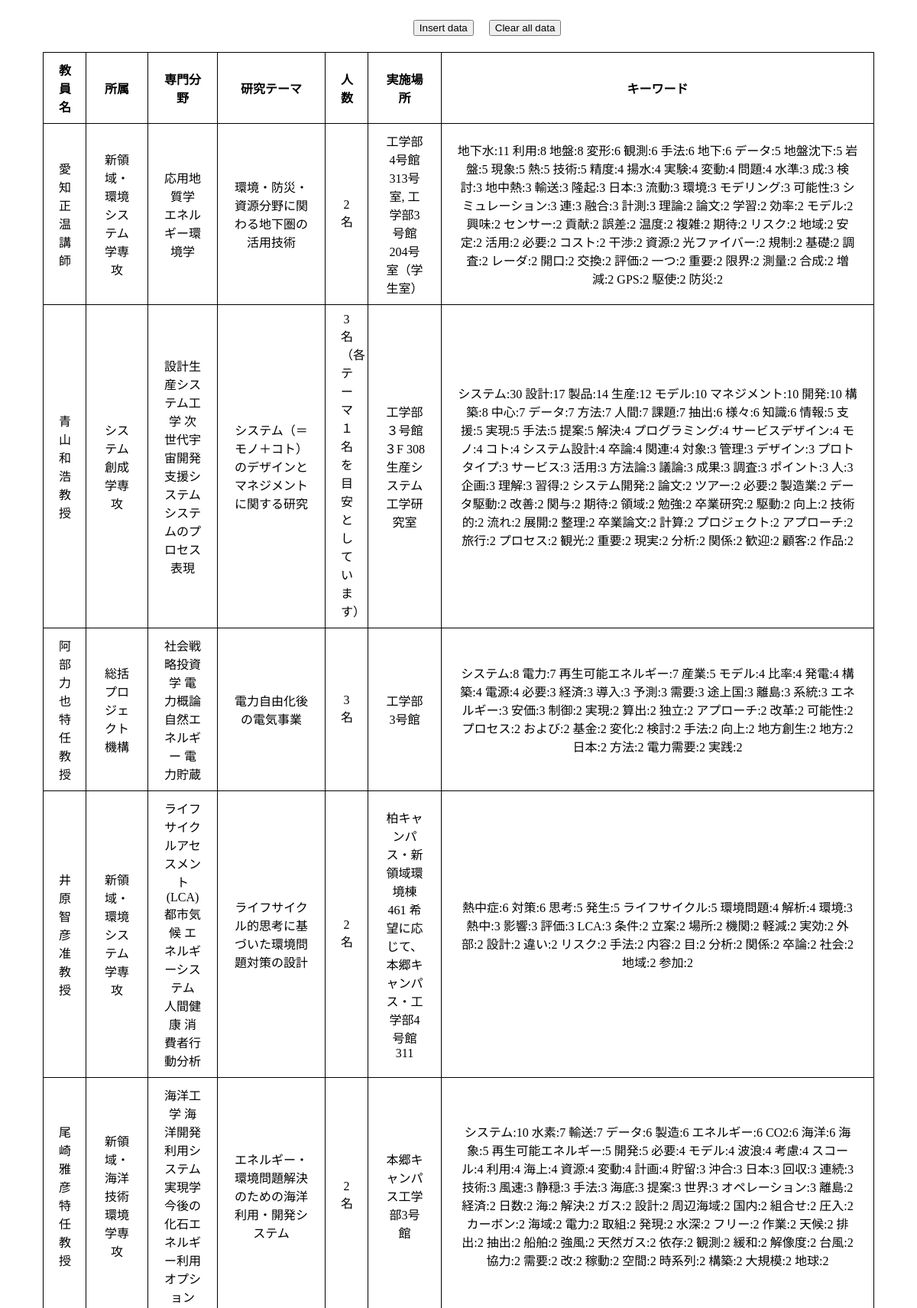
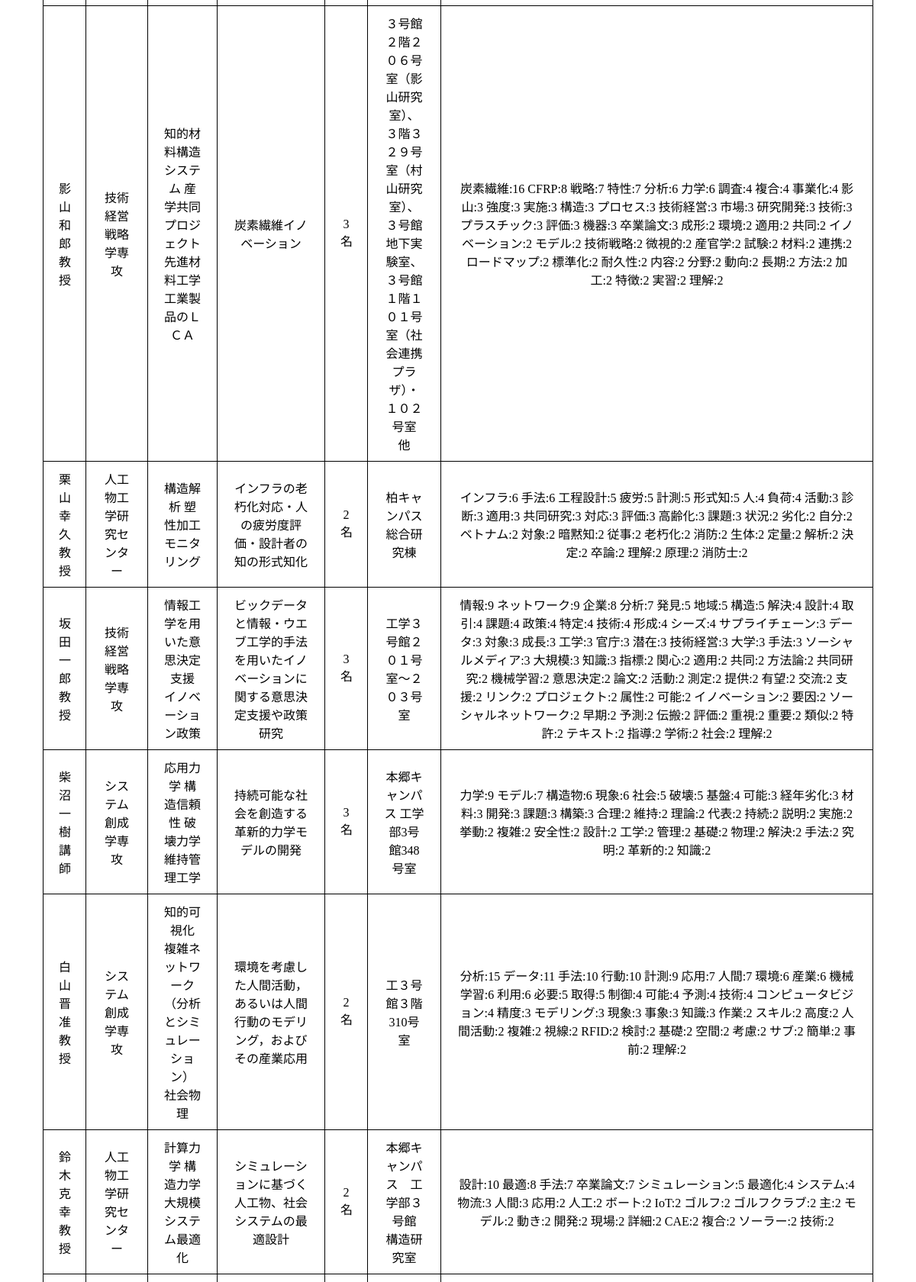
The app's page /db (upper part) with its own data (2 pictures, top to bottom).
### tables this page shows
CREATE TABLE teachers(
  id integer primary key autoincrement,
  name text,
  affiliation text, --所属
  specialized_field text, --専門分野
  research_theme text, --研究テーマ
  number_of_people text, --標準受け入れ人数
  place text, --実施場所
  keywords text
);

### main.py (the view)
@app.route("/db")
def db_show():
    cur = g.db.execute('select name, affiliation, specialized_field, research_theme, number_of_people, place, keywords from teachers') # ここ忘れがち．．
    table = [dict(name=row[0], affiliation=row[1], specialized_field=row[2], research_theme=row[3], number_of_people=row[4], place=row[5], keywords=row[6]) for row in cur.fetchall()]
    return render_template('db.html', teachers_table = table)

### main.py (called while the page is built)
def connect_db():
    return sqlite3.connect(app.config['DATABASE'])

@app.before_request
def before_request():
    g.db = connect_db() # g：とりあえず全てを格納する変数．データベースのコネクションやログインしてるユーザ情報など．

@app.teardown_request
def teardown_request(exception):
    db = getattr(g, "db", None)
    if db is not None:
        db.close()

### templates/db.html (shortened to what this page needs)
<!DOCTYPE html>
<html lang="ja">
<head>
    <link rel="stylesheet" href="{{ url_for('static', filename='db.css') }}">
</head>
<body>
    <br>
    <form action="{{ url_for('db_insert') }}" method="post" id = "insert">
        <input type="submit" value="Insert data">
    </form>
    <form action="{{ url_for('delete') }}" method="post" id="delete">
        <input type="submit" value="Clear all data">
    </form>
    <br>
    <table>
        <tr>
            <th width="15">教員名</th>
            <th width="40">所属</th>
            <th width="50">専門分野</th>
            <th width="100">研究テーマ</th>
            <th width="15">人数</th>
            <th width="55">実施場所</th>
            <th id = "keywords" width="525">キーワード</th>
    　   </tr>
        {% for row in teachers_table %}
        <tr>
            <td>{{ row.name }}</td>
            <td>{{ row.affiliation }}</td>
            <td>{{ row.specialized_field }}</td>
            <td>{{ row.research_theme }}</td>
            <td>{{ row.number_of_people }}</td>
            <td>{{ row.place }}</td>
            <td>{{ row.keywords }}</td>
        <tr>
        {% endfor %}
    </table>
    <br>
    <br>
    <br>
    <br>
    <br>
</body>
</html>

### static/db.css (style rules this page uses)
body { text-align: center; background-position: center center; }
table { border-collapse:collapse; width:800px; table-layout: fixed; margin: auto; text-align: center justify; }
table, th, td { border: 1px solid black; padding: 10px 20px; }
#insert { float:left; margin-left:45%; }
#delete { float:left; margin-left:20px; }

### records on screen
teachers: name "愛知 正温 講師", affiliation "新領域・環境システム学専攻", specialized_field "応用地質学 エネルギー環境学", research_theme "環境・防災・資源分野に関わる地下圏の活用技術", number_of_people "2名", place "工学部4号館313号室, 工学部3号館204号室（学生室）", keywords "地下水:11 利用:8 地盤:8 変形:6 観測:6 手法:6 地下:6 データ:5 地盤沈下:5 岩盤:5 現象:5 熱:5 技術:5 精度:4 揚水:4 実験:4 変動:4 問題:4 水準:3 成:3 検討:3 地中熱:3 輸送:3 隆起:3 日本:3 流動:3 環境:3 モデリング:3 可能性:3 シミュレーション:3 連:3 融合:3 計測:3 理論:2 論文:2 学習:2 効率:2 モデル:2 興味:2 センサー:2 貢献:2 誤差:2 温度:2 複雑:2 期待:2 リスク:2 地域:2 安定:2 活用:2 必要:2 コスト:2 干渉:2 資源:2 光ファイバー:2 規制:2 基礎:2 調査:2 レーダ:2 開口:2 交換:2 評価:2 一つ:2 重要:2 限界:2 測量:2 合成:2 増減:2 GPS:2 駆使:2 防災:2"
teachers: name "青山 和浩 教授", affiliation "システム創成学専攻", specialized_field "設計生産システム工学 次世代宇宙開発支援システム システムのプロセス表現", research_theme "システム（＝モノ＋コト）のデザインとマネジメントに関する研究", number_of_people "3名（各テーマ１名を目安としています）", place "工学部３号館３F 308 生産システム工学研究室", keywords "システム:30 設計:17 製品:14 生産:12 モデル:10 マネジメント:10 開発:10 構築:8 中心:7 データ:7 方法:7 人間:7 課題:7 抽出:6 様々:6 知識:6 情報:5 支援:5 実現:5 手法:5 提案:5 解決:4 プログラミング:4 サービスデザイン:4 モノ:4 コト:4 システム設計:4 卒論:4 関連:4 対象:3 管理:3 デザイン:3 プロトタイプ:3 サービス:3 活用:3 方法論:3 議論:3 成果:3 調査:3 ポイント:3 人:3 企画:3 理解:3 習得:2 システム開発:2 論文:2 ツアー:2 必要:2 製造業:2 データ駆動:2 改善:2 関与:2 期待:2 領域:2 勉強:2 卒業研究:2 駆動:2 向上:2 技術的:2 流れ:2 展開:2 整理:2 卒業論文:2 計算:2 プロジェクト:2 アプローチ:2 旅行:2 プロセス:2 観光:2 重要:2 現実:2 分析:2 関係:2 歓迎:2 顧客:2 作品:2"
teachers: name "阿部 力也 特任教授", affiliation "総括プロジェクト機構", specialized_field "社会戦略投資学 電力概論 自然エネルギー 電力貯蔵", research_theme "電力自由化後の電気事業", number_of_people "3名", place "工学部3号館", keywords "システム:8 電力:7 再生可能エネルギー:7 産業:5 モデル:4 比率:4 発電:4 構築:4 電源:4 必要:3 経済:3 導入:3 予測:3 需要:3 途上国:3 離島:3 系統:3 エネルギー:3 安価:3 制御:2 実現:2 算出:2 独立:2 アプローチ:2 改革:2 可能性:2 プロセス:2 および:2 基金:2 変化:2 検討:2 手法:2 向上:2 地方創生:2 地方:2 日本:2 方法:2 電力需要:2 実践:2"
teachers: name "井原 智彦 准教授", affiliation "新領域・環境システム学専攻", specialized_field "ライフサイクルアセスメント(LCA) 都市気候 エネルギーシステム 人間健康 消費者行動分析", research_theme "ライフサイクル的思考に基づいた環境問題対策の設計", number_of_people "2名", place "柏キャンパス・新領域環境棟461 希望に応じて、本郷キャンパス・工学部4号館311", keywords "熱中症:6 対策:6 思考:5 発生:5 ライフサイクル:5 環境問題:4 解析:4 環境:3 熱中:3 影響:3 評価:3 LCA:3 条件:2 立案:2 場所:2 機関:2 軽減:2 実効:2 外部:2 設計:2 違い:2 リスク:2 手法:2 内容:2 目:2 分析:2 関係:2 卒論:2 社会:2 地域:2 参加:2"
teachers: name "尾崎 雅彦 特任教授", affiliation "新領域・海洋技術環境学専攻", specialized_field "海洋工学 海洋開発利用システム実現学 今後の化石エネルギー利用オプション", research_theme "エネルギー・環境問題解決のための海洋利用・開発システム", number_of_people "2名", place "本郷キャンパス工学部3号館", keywords "システム:10 水素:7 輸送:7 データ:6 製造:6 エネルギー:6 CO2:6 海洋:6 海象:5 再生可能エネルギー:5 開発:5 必要:4 モデル:4 波浪:4 考慮:4 スコール:4 利用:4 海上:4 資源:4 変動:4 計画:4 貯留:3 沖合:3 日本:3 回収:3 連続:3 技術:3 風速:3 静穏:3 手法:3 海底:3 提案:3 世界:3 オペレーション:3 離島:2 経済:2 日数:2 海:2 解決:2 ガス:2 設計:2 周辺海域:2 国内:2 組合せ:2 圧入:2 カーボン:2 海域:2 電力:2 取組:2 発現:2 水深:2 フリー:2 作業:2 天候:2 排出:2 抽出:2 船舶:2 強風:2 天然ガス:2 依存:2 観測:2 緩和:2 解像度:2 台風:2 協力:2 需要:2 改:2 稼動:2 空間:2 時系列:2 構築:2 大規模:2 地球:2"
teachers: name "影山 和郎 教授", affiliation "技術経営戦略学専攻", specialized_field "知的材料構造システム 産学共同プロジェクト 先進材料工学 工業製品のＬＣＡ", research_theme "炭素繊維イノベーション", number_of_people "3名", place "３号館２階２０６号室（影山研究室）、３階３２９号室（村山研究室）、３号館地下実験室、３号館１階１０１号室（社会連携プラザ）・１０２号室 他", keywords "炭素繊維:16 CFRP:8 戦略:7 特性:7 分析:6 力学:6 調査:4 複合:4 事業化:4 影山:3 強度:3 実施:3 構造:3 プロセス:3 技術経営:3 市場:3 研究開発:3 技術:3 プラスチック:3 評価:3 機器:3 卒業論文:3 成形:2 環境:2 適用:2 共同:2 イノベーション:2 モデル:2 技術戦略:2 微視的:2 産官学:2 試験:2 材料:2 連携:2 ロードマップ:2 標準化:2 耐久性:2 内容:2 分野:2 動向:2 長期:2 方法:2 加工:2 特徴:2 実習:2 理解:2"
teachers: name "栗山 幸久 教授", affiliation "人工物工学研究センター", specialized_field "構造解析 塑性加工 モニタリング", research_theme "インフラの老朽化対応・人の疲労度評価・設計者の知の形式知化", number_of_people "2名", place "柏キャンパス 総合研究棟", keywords "インフラ:6 手法:6 工程設計:5 疲労:5 計測:5 形式知:5 人:4 負荷:4 活動:3 診断:3 適用:3 共同研究:3 対応:3 評価:3 高齢化:3 課題:3 状況:2 劣化:2 自分:2 ベトナム:2 対象:2 暗黙知:2 従事:2 老朽化:2 消防:2 生体:2 定量:2 解析:2 決定:2 卒論:2 理解:2 原理:2 消防士:2"
teachers: name "坂田 一郎 教授", affiliation "技術経営戦略学専攻", specialized_field "情報工学を用いた意思決定支援 イノベーション政策", research_theme "ビックデータと情報・ウエブ工学的手法を用いたイノベーションに関する意思決定支援や政策研究", number_of_people "3名", place "工学３号館２０１号室～２０３号室", keywords "情報:9 ネットワーク:9 企業:8 分析:7 発見:5 地域:5 構造:5 解決:4 設計:4 取引:4 課題:4 政策:4 特定:4 技術:4 形成:4 シーズ:4 サプライチェーン:3 データ:3 対象:3 成長:3 工学:3 官庁:3 潜在:3 技術経営:3 大学:3 手法:3 ソーシャルメディア:3 大規模:3 知識:3 指標:2 関心:2 適用:2 共同:2 方法論:2 共同研究:2 機械学習:2 意思決定:2 論文:2 活動:2 測定:2 提供:2 有望:2 交流:2 支援:2 リンク:2 プロジェクト:2 属性:2 可能:2 イノベーション:2 要因:2 ソーシャルネットワーク:2 早期:2 予測:2 伝搬:2 評価:2 重視:2 重要:2 類似:2 特許:2 テキスト:2 指導:2 学術:2 社会:2 理解:2"
teachers: name "柴沼 一樹 講師", affiliation "システム創成学専攻", specialized_field "応用力学 構造信頼性 破壊力学 維持管理工学", research_theme "持続可能な社会を創造する革新的力学モデルの開発", number_of_people "3名", place "本郷キャンパス 工学部3号館348号室", keywords "力学:9 モデル:7 構造物:6 現象:6 社会:5 破壊:5 基盤:4 可能:3 経年劣化:3 材料:3 開発:3 課題:3 構築:3 合理:2 維持:2 理論:2 代表:2 持続:2 説明:2 実施:2 挙動:2 複雑:2 安全性:2 設計:2 工学:2 管理:2 基礎:2 物理:2 解決:2 手法:2 究明:2 革新的:2 知識:2"
teachers: name "白山 晋 准教授", affiliation "システム創成学専攻", specialized_field "知的可視化 複雑ネットワーク（分析とシミュレーション） 社会物理", research_theme "環境を考慮した人間活動，あるいは人間行動のモデリング，およびその産業応用", number_of_people "2名", place "工３号館３階310号室", keywords "分析:15 データ:11 手法:10 行動:10 計測:9 応用:7 人間:7 環境:6 産業:6 機械学習:6 利用:6 必要:5 取得:5 制御:4 可能:4 予測:4 技術:4 コンピュータビジョン:4 精度:3 モデリング:3 現象:3 事象:3 知識:3 作業:2 スキル:2 高度:2 人間活動:2 複雑:2 視線:2 RFID:2 検討:2 基礎:2 空間:2 考慮:2 サブ:2 簡単:2 事前:2 理解:2"
teachers: name "鈴木 克幸 教授", affiliation "人工物工学研究センター", specialized_field "計算力学 構造力学 大規模システム最適化", research_theme "シミュレーションに基づく人工物、社会システムの最適設計", number_of_people "2名", place "本郷キャンパス 工学部３号館 構造研究室", keywords "設計:10 最適:8 手法:7 卒業論文:7 シミュレーション:5 最適化:4 システム:4 物流:3 人間:3 応用:2 人工:2 ボート:2 IoT:2 ゴルフ:2 ゴルフクラブ:2 主:2 モデル:2 動き:2 開発:2 現場:2 詳細:2 CAE:2 複合:2 ソーラー:2 技術:2"
